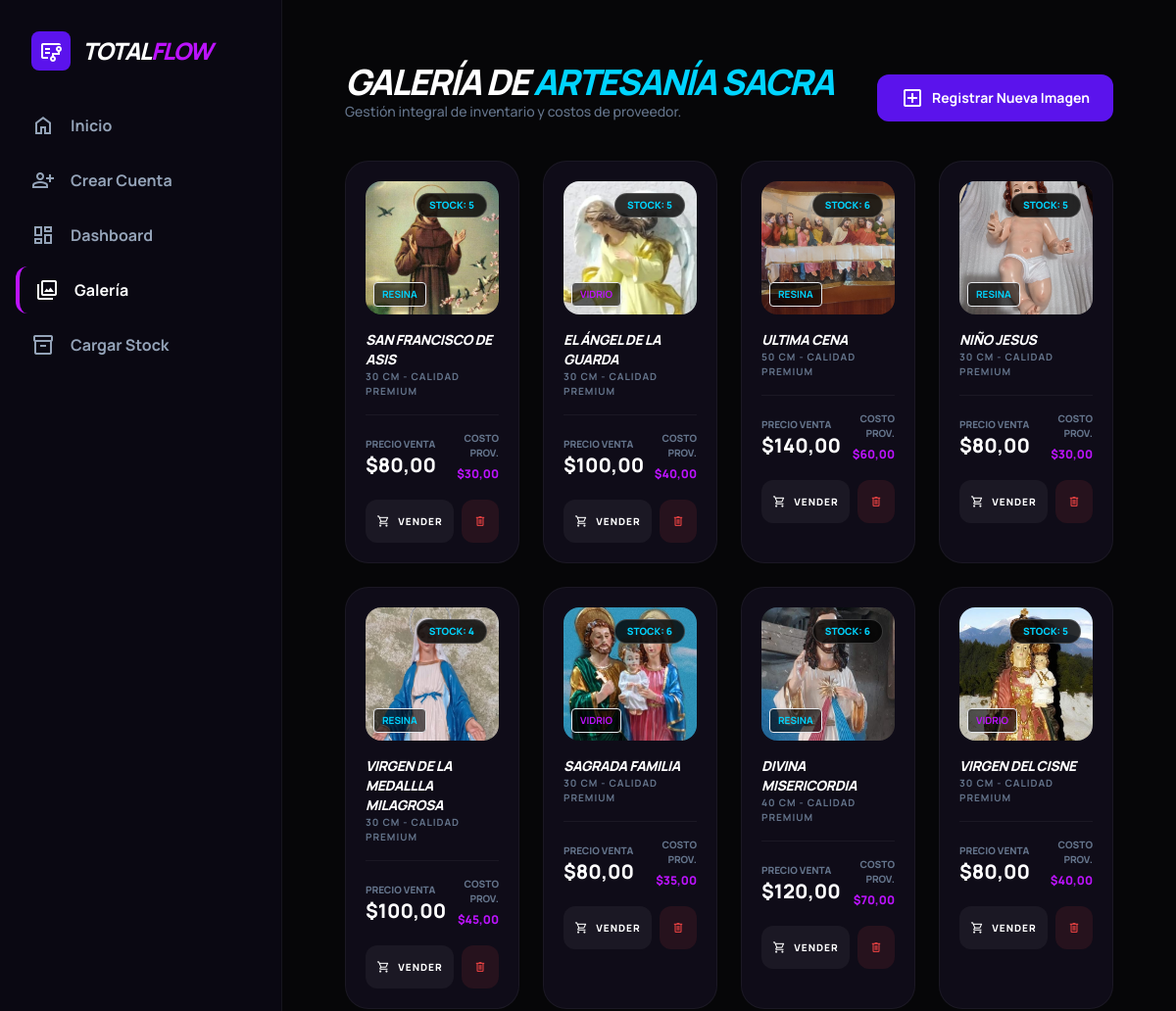
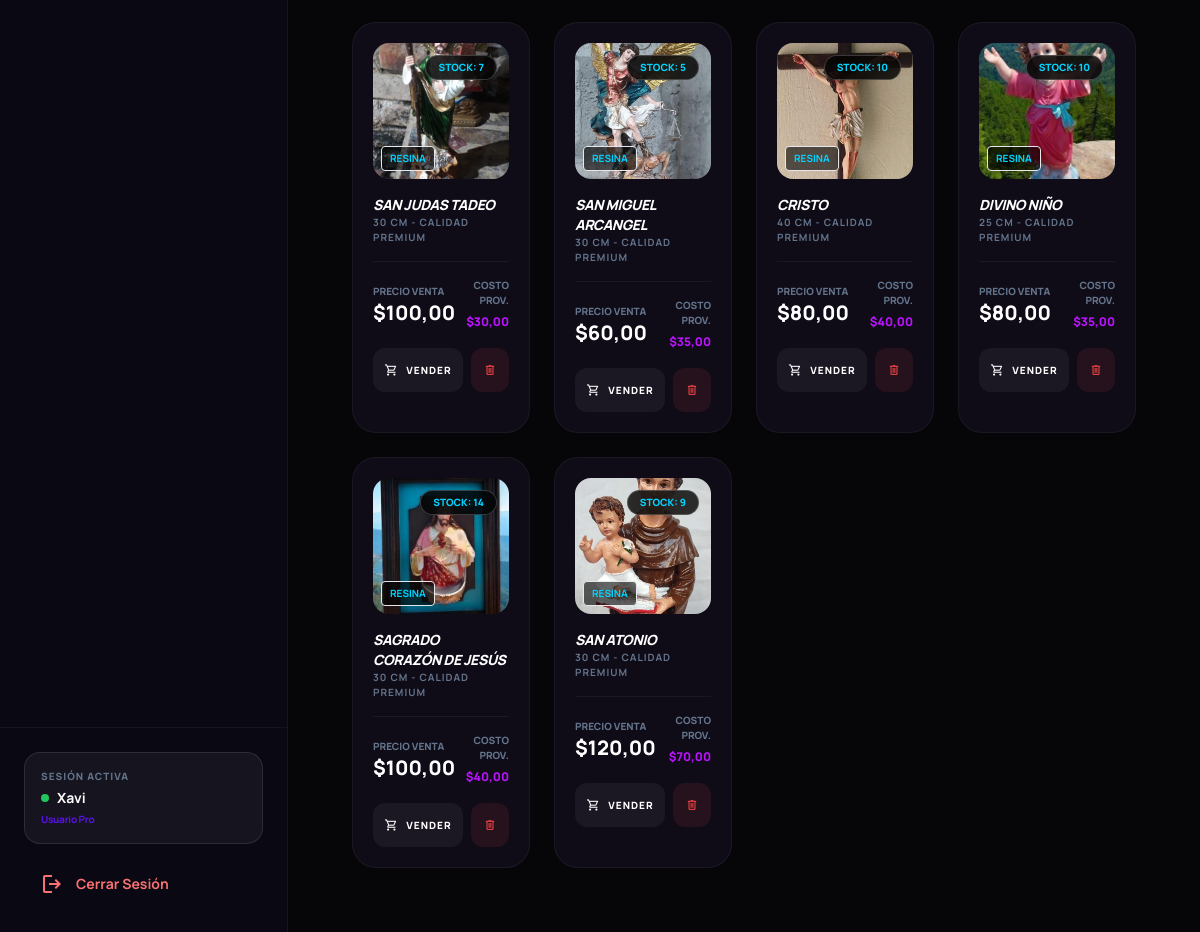
Page /galeria/ (signed in) on the committed database (2 pictures, top to bottom).
### core/models.py (models this page shows, shortened)
class Figura(models.Model):
    MATERIALES = [
        ('RESINA', 'Resina'),
        ('VIDRIO', 'Vidrio/Fibra'),
    ]
    nombre = models.CharField(max_length=100)
    medida = models.CharField(max_length=50, help_text="Ej: 40cm")
    material = models.CharField(max_length=20, choices=MATERIALES, default='RESINA')
    precio = models.DecimalField(max_digits=10, decimal_places=2, verbose_name="Precio de Venta (Cliente)")
    precio_costo = models.DecimalField(max_digits=10, decimal_places=2, default=0.00, verbose_name="Precio de Costo (Proveedor)")
    stock = models.IntegerField(default=0)
    descripcion = models.TextField(max_length=500, default="Artesanía Sacra - Calidad Premium", blank=True, null=True)
    imagen = models.ImageField(upload_to='figuras/', blank=True, null=True, help_text="Sube la foto de la figura")

### core/views.py (the view, shortened to what this page needs)
# urls.py: path('galeria/', views.cursos, name='cursos'),
@login_required
def cursos(request):
    figuras_db = Figura.objects.all().order_by('-id')
    conteo_carrito = Carrito.objects.filter(usuario=request.user).count()
    return render(request, 'core/cursos.html', {'figuras': figuras_db, 'conteo_global': conteo_carrito})

### core/context_processors.py (called while the page is built)
def carrito_count(request):
    if request.user.is_authenticated:
        total = Carrito.objects.filter(usuario=request.user).count()
        return {'conteo_global': total}
    return {'conteo_global': 0}

### core/templates/core/cursos.html (shortened to what this page needs)
{% extends 'base/base.html' %}
{% block principal %}
<main class="flex-1 p-8 overflow-y-auto bg-background-dark transition-colors duration-500 relative">
    <div class="flex flex-col md:flex-row justify-between items-start md:items-end mb-10 gap-4">
        <div>
            <h2 class="text-4xl font-black uppercase italic text-white tracking-tighter">
                Galería de <span class="text-neon-blue">Artesanía Sacra</span>
            </h2>
            <p class="text-slate-500 font-medium text-sm">Gestión integral de inventario y costos de proveedor.</p>
        </div>
        {% if user.is_staff %}
        <button onclick="abrirModal()" class="bg-primary px-6 py-3 rounded-xl font-bold text-sm flex items-center gap-2 hover:scale-105 transition-all neon-glow-purple text-white">
            <span class="material-symbols-outlined">add_box</span> Registrar Nueva Imagen
        </button>
        {% endif %}
    </div>
    <div class="grid grid-cols-1 md:grid-cols-2 lg:grid-cols-4 gap-6">
        {% for f in figuras %}
        <div class="bg-card-dark border border-white/5 rounded-3xl p-5 group hover:border-neon-blue/50 transition-all duration-500 flex flex-col relative {% if f.stock <= 0 %}opacity-60 grayscale{% endif %}">
            <div class="relative aspect-square overflow-hidden rounded-2xl mb-4 bg-white/5">
                {% if f.imagen %}
                    <img src="{{ f.imagen.url }}" alt="{{ f.nombre }}" class="w-full h-full object-cover group-hover:scale-110 group-hover:blur-sm transition-all duration-700">
                {% else %}
                    <div class="absolute inset-0 flex items-center justify-center">
                        <span class="material-symbols-outlined text-4xl text-white/10">image_not_supported</span>
                    </div>
                {% endif %}
                <div class="absolute top-3 right-3 bg-black/80 backdrop-blur-md px-3 py-1 rounded-full border border-white/20 z-30">
                    <p class="text-[10px] font-black {% if f.stock > 0 %}text-neon-blue{% else %}text-red-500{% endif %}">
                        STOCK: {{ f.stock }}
                    </p>
                </div>
                <div class="absolute bottom-2 left-2 bg-black/60 px-2 py-1 rounded text-[10px] {% if 'VIDRIO' in f.material|upper %}text-neon-purple border-neon-purple/30{% else %}text-neon-blue border-neon-blue/30{% endif %} font-bold border uppercase z-30">
                    {{ f.material }}
                </div>
            </div>
            <h3 class="font-black text-white uppercase text-sm tracking-tight group-hover:text-neon-blue transition-colors italic">
                {{ f.nombre }}
            </h3>
            <p class="text-slate-500 text-[10px] mb-4 font-bold uppercase tracking-widest">
                {{ f.medida }} - Calidad Premium
            </p>
            <div class="flex justify-between items-center border-t border-white/5 pt-4 mb-4">
                <div>
                    <p class="text-[10px] text-slate-500 uppercase font-black">Precio Venta</p>
                    <span class="text-xl font-black text-white">${{ f.precio }}</span>
                </div>
                {% if user.is_staff %}
                <div class="text-right">
                    <p class="text-[10px] text-slate-500 uppercase font-black">Costo Prov.</p>
                    <span class="text-xs font-black text-neon-purple">${{ f.precio_costo }}</span>
                </div>
                {% endif %}
            </div>
            <div class="flex gap-2">
                {% if user.is_staff %}
                    {% if f.stock > 0 %}
                    <button onclick="abrirModalVenta('{{ f.id }}', '{{ f.nombre }}', '{{ f.precio }}')"
                            class="flex-1 bg-white/5 hover:bg-neon-blue hover:text-black text-white font-black py-3 rounded-xl transition-all text-[10px] uppercase tracking-widest flex items-center justify-center gap-2 group/btn">
                        <span class="material-symbols-outlined text-sm group-hover/btn:animate-bounce">shopping_cart</span>
                        Vender
                    </button>
                    {% else %}
                    <button disabled class="flex-1 bg-red-500/10 text-red-500/50 font-black py-3 rounded-xl text-[10px] uppercase tracking-widest cursor-not-allowed italic">
                        Agotado
                    </button>
                    {% endif %}
                    <a href="{% url 'eliminar_figura' f.id %}"
                       onclick="return confirm('¿Estás seguro de que deseas eliminar esta pieza?')"
                       class="bg-red-500/10 hover:bg-red-600 text-red-500 hover:text-white px-3 py-3 rounded-xl transition-all flex items-center justify-center">
                        <span class="material-symbols-outlined text-sm">delete</span>
                    </a>
                {% endif %}
            </div>
        </div>
        {% endfor %}
    </div>
</main>
{% endblock %}

### core/templates/base/base.html (shortened to what this page needs)
{% load static %}
<!DOCTYPE html>
<html id="htmlTag" class="dark theme-cyber" lang="es">
<head>
    <script src="https://cdn.tailwindcss.com"></script>
</head>
<body class="min-h-screen flex">
    {% if user.is_authenticated and user.is_staff and request.resolver_match.url_name != 'landing' %}
        {% include 'base/header_private.html' %}
    {% endif %}
    <div class="flex-1 flex flex-col h-screen overflow-y-auto custom-scroll">
        <main class="{% if request.resolver_match.url_name == 'landing' %}p-0{% else %}p-4 md:p-6 lg:p-8{% endif %}">
            {% block principal %}{% endblock %}
        </main>
    </div>
</body>
</html>

### core/templates/base/header_private.html (shortened to what this page needs)
<aside class="w-72 bg-sidebar-dark border-r border-white/5 flex flex-col shrink-0 h-screen">
    <div class="p-8 flex items-center gap-3">
        <div class="size-10 bg-primary rounded-lg flex items-center justify-center neon-glow-purple">
            <span class="material-symbols-outlined text-white">flowsheet</span>
        </div>
        <span class="font-extrabold text-2xl tracking-tighter uppercase italic">
            Total<span class="text-neon-purple">Flow</span>
        </span>
    </div>
    <nav class="flex-1 px-4 space-y-2">
        <a href="{% url 'landing' %}" class="flex items-center gap-4 px-4 py-3 rounded-xl {% if request.resolver_match.url_name == 'landing' %}bg-primary/20 text-white border-l-4 border-neon-purple{% else %}text-slate-400 hover:text-white hover:bg-white/5{% endif %} transition-all">
            <span class="material-symbols-outlined">home</span>
            <span class="font-bold">Inicio</span>
        </a>
        <a href="{% url 'register' %}" class="flex items-center gap-4 px-4 py-3 rounded-xl {% if request.resolver_match.url_name == 'register' %}bg-primary/20 text-white border-l-4 border-neon-purple{% else %}text-slate-400 hover:text-white hover:bg-white/5{% endif %} transition-all">
            <span class="material-symbols-outlined">person_add</span>
            <span class="font-bold">Crear Cuenta</span>
        </a>
        <a href="{% url 'dashboard' %}" class="flex items-center gap-4 px-4 py-3 rounded-xl {% if request.resolver_match.url_name == 'dashboard' %}bg-primary/20 text-white border-l-4 border-neon-purple{% else %}text-slate-400 hover:text-white hover:bg-white/5{% endif %} transition-all">
            <span class="material-symbols-outlined">dashboard</span>
            <span class="font-bold">Dashboard</span>
        </a>
        <a href="{% url 'cursos' %}" class="flex items-center justify-between px-4 py-3 rounded-xl {% if request.resolver_match.url_name == 'cursos' %}bg-primary/20 text-white border-l-4 border-neon-purple{% else %}text-slate-400 hover:text-white hover:bg-white/5{% endif %} transition-all group">
            <div class="flex items-center gap-4">
                <span class="material-symbols-outlined">collections</span>
                <span class="font-bold">Galería</span>
            </div>
        </a>
        <a href="{% url 'gestion_stock' %}" class="flex items-center gap-4 px-4 py-3 rounded-xl {% if request.resolver_match.url_name == 'gestion_stock' %}bg-primary/20 text-white border-l-4 border-neon-purple{% else %}text-slate-400 hover:text-white hover:bg-white/5{% endif %} transition-all group">
            <span class="material-symbols-outlined group-hover:text-neon-blue transition-colors">inventory_2</span>
            <span class="font-bold">Cargar Stock</span>
        </a>
    </nav>
    <div class="p-6 border-t border-white/5 mt-auto">
        {% if user.is_authenticated %}
            <div class="bg-white/5 p-4 rounded-2xl border border-white/10 mb-4">
                <p class="text-[10px] text-slate-500 uppercase font-black tracking-widest mb-1">Sesión activa</p>
                <div class="flex items-center gap-2">
                    <div class="size-2 bg-green-500 rounded-full animate-pulse"></div>
                    <p class="font-bold text-sm text-white">{{ user.username }}</p>
                </div>
                <p class="text-[10px] text-primary font-bold mt-1 tracking-tight">Usuario Pro</p>
            </div>
            <a href="{% url 'logout' %}" class="flex items-center gap-3 px-4 py-3 text-red-400 hover:bg-red-500/10 rounded-xl transition-all group">
                <span class="material-symbols-outlined group-hover:rotate-180 transition-transform">logout</span>
                <span class="font-bold text-sm">Cerrar Sesión</span>
            </a>
        {% else %}
            <a href="{% url 'login' %}" class="flex items-center gap-3 px-4 py-3 text-neon-blue hover:bg-neon-blue/10 rounded-xl transition-all">
                <span class="material-symbols-outlined">login</span>
                <span class="font-bold text-sm">Iniciar Sesión</span>
            </a>
        {% endif %}
    </div>
</aside>

### core/templates/base/base.html (style rules this page uses)
body { @apply transition-all duration-500; background-color: var(--bg-dark); color: var(--text-main); }

### rows in the picture
Figura: imagen (picture), stock "5", material "RESINA", nombre "SAN FRANCISCO DE ASIS", medida "30 CM", precio "80,00", precio_costo "30,00"
Figura: imagen (picture), stock "5", material "VIDRIO", nombre "EL ÁNGEL DE LA GUARDA", medida "30 CM", precio "100,00", precio_costo "40,00"
Figura: imagen (picture), stock "6", material "RESINA", nombre "ULTIMA CENA", medida "50 CM", precio "140,00", precio_costo "60,00"
Figura: imagen (picture), stock "5", material "RESINA", nombre "NIÑO JESUS", medida "30 CM", precio "80,00", precio_costo "30,00"
Figura: imagen (picture), stock "4", material "RESINA", nombre "VIRGEN DE LA MEDALLLA MILAGROSA", medida "30 CM", precio "100,00", precio_costo "45,00"
Figura: imagen (picture), stock "6", material "VIDRIO", nombre "SAGRADA FAMILIA", medida "30 CM", precio "80,00", precio_costo "35,00"
Figura: imagen (picture), stock "6", material "RESINA", nombre "DIVINA MISERICORDIA", medida "40 CM", precio "120,00", precio_costo "70,00"
Figura: imagen (picture), stock "5", material "VIDRIO", nombre "VIRGEN DEL CISNE", medida "30 CM", precio "80,00", precio_costo "40,00"
Figura: imagen (picture), stock "7", material "RESINA", nombre "SAN JUDAS TADEO", medida "30 CM", precio "100,00", precio_costo "30,00"
Figura: imagen (picture), stock "5", material "RESINA", nombre "SAN MIGUEL ARCANGEL", medida "30 CM", precio "60,00", precio_costo "35,00"
Figura: imagen (picture), stock "10", material "RESINA", nombre "CRISTO", medida "40 CM", precio "80,00", precio_costo "40,00"
Figura: imagen (picture), stock "10", material "RESINA", nombre "DIVINO NIÑO", medida "25 CM", precio "80,00", precio_costo "35,00"
Figura: imagen (picture), stock "14", material "RESINA", nombre "SAGRADO CORAZÓN DE JESÚS", medida "30 CM", precio "100,00", precio_costo "40,00"
Figura: imagen (picture), stock "9", material "RESINA", nombre "SAN ATONIO", medida "30 CM", precio "120,00", precio_costo "70,00"

### other values in the picture
{{ user.username }} "Xavi"
